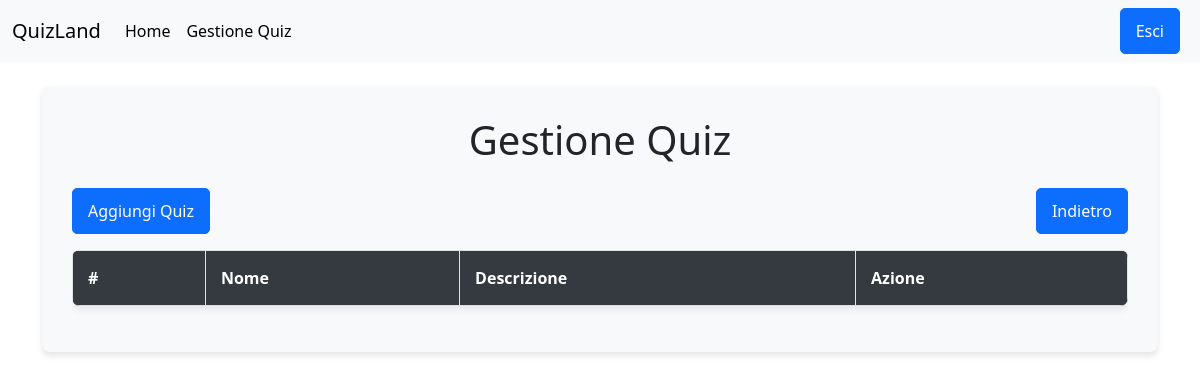
Page /manage-quiz/ (signed in) on the earlier database version.
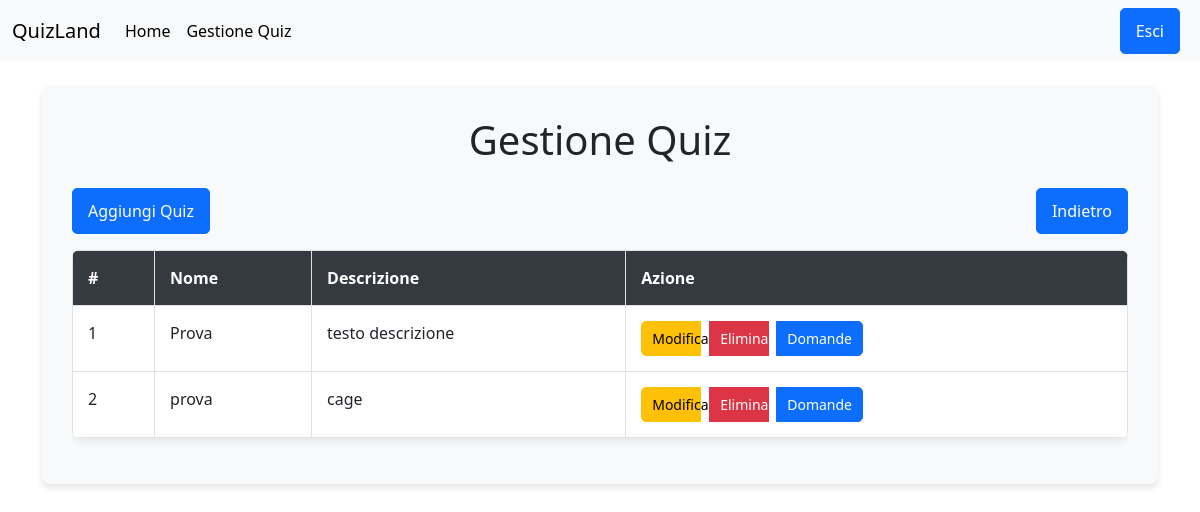
Same page on the later database version.
### quizapp/models.py (models this page shows, shortened)
class QuizType(models.Model):
    name = models.CharField(max_length=100)
    description = models.TextField()

### quizapp/views.py (the view)
# urls.py: path('manage-quiz/', views.manage_quiz, name="manage-quiz"),  # Gestione dei quiz per gli amministratori.
@user_passes_test(superuser_only)
def manage_quiz(request):
    quizzes = QuizType.objects.all()
    return render(request, 'quiz/manage_quiz.html', {'quizzes': quizzes})

### quizapp/views.py (called while the page is built)
def superuser_only(user):
    return user.is_superuser

### quizapp/templates/quiz/manage_quiz.html
{% extends "base.html" %}
{% load static %}
{% block content %}
    <link rel="stylesheet" href="{% static 'quiz/css/styles.css' %}">
    <div class="container manage-container my-3">
        <h1 class="text-center mb-4">Gestione Quiz</h1>
        <div class="d-flex justify-content-between align-items-center mb-3">
            <a href="{% url 'quizapp:add_quiz' %}" class="btn btn-primary">Aggiungi Quiz</a>
            <a class="btn btn-primary" href="{% url 'quizapp:home' %}">Indietro</a>
        </div>
        <div class="table-responsive">
            <table class="table table-bordered">
                <thead>
                    <tr>
                        <th>#</th>
                        <th>Nome</th>
                        <th>Descrizione</th>
                        <th>Azione</th>
                    </tr>
                </thead>
                <tbody>
                    {% for quizapp in quizzes %}
                    <tr>
                        <td>{{ forloop.counter }}</td>
                        <td>{{ quizapp.name }}</td>
                        <td>{{ quizapp.description }}</td>
                        <td>
                            <div class="btn-group" role="group" aria-label="Azione">
                                <a href="{% url 'quizapp:update_quiz' quizapp.id %}" class="btn btn-warning btn-sm" style="width: 60px;">Modifica</a>
                                <a href="{% url 'quizapp:delete_quiz' quizapp.id %}" class="btn btn-danger btn-sm mx-2" style="width: 60px;">Elimina</a>
                                <a href="{% url 'quizapp:manage_questions' quizapp.id %}" class="btn btn-primary btn-sm">Domande</a>
                            </div>
                        </td>
                    </tr>
                    {% endfor %}
                </tbody>
            </table>
        </div>
    </div>
{% endblock content %}

Differences in the rows shown:
added QuizType: name "Prova", description "testo descrizione"
added QuizType: name "prova", description "cage"
